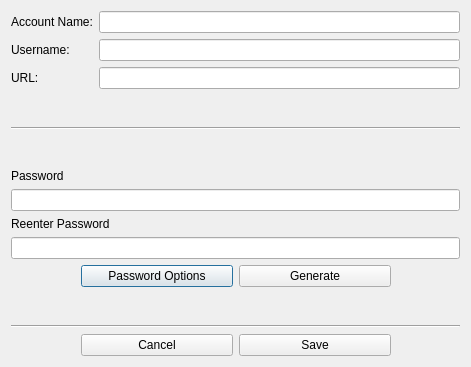
<?xml version="1.0" encoding="UTF-8"?>
<ui version="4.0">
 <class>CreateAccountDialog</class>
 <widget class="QDialog" name="CreateAccountDialog">
  <property name="geometry">
   <rect>
    <x>0</x>
    <y>0</y>
    <width>471</width>
    <height>367</height>
   </rect>
  </property>
  <property name="windowTitle">
   <string>Dialog</string>
  </property>
  <layout class="QVBoxLayout" name="verticalLayout_4">
   <item>
    <layout class="QHBoxLayout" name="horizontalLayout">
     <item>
      <layout class="QVBoxLayout" name="verticalLayout">
       <item>
        <widget class="QLabel" name="accountNameabel">
         <property name="text">
          <string>Account Name:</string>
         </property>
        </widget>
       </item>
       <item>
        <widget class="QLabel" name="label_2">
         <property name="text">
          <string>Username:</string>
         </property>
        </widget>
       </item>
       <item>
        <widget class="QLabel" name="label_3">
         <property name="text">
          <string>URL:</string>
         </property>
        </widget>
       </item>
      </layout>
     </item>
     <item>
      <layout class="QVBoxLayout" name="verticalLayout_2">
       <item>
        <widget class="QLineEdit" name="accountNameLineEdit">
         <property name="alignment">
          <set>Qt::AlignCenter</set>
         </property>
        </widget>
       </item>
       <item>
        <widget class="QLineEdit" name="usernameLineEdit">
         <property name="alignment">
          <set>Qt::AlignCenter</set>
         </property>
        </widget>
       </item>
       <item>
        <widget class="QLineEdit" name="urlLineEdit">
         <property name="alignment">
          <set>Qt::AlignCenter</set>
         </property>
        </widget>
       </item>
      </layout>
     </item>
    </layout>
   </item>
   <item>
    <spacer name="verticalSpacer_2">
     <property name="orientation">
      <enum>Qt::Vertical</enum>
     </property>
     <property name="sizeHint" stdset="0">
      <size>
       <width>20</width>
       <height>0</height>
      </size>
     </property>
    </spacer>
   </item>
   <item>
    <widget class="Line" name="line">
     <property name="orientation">
      <enum>Qt::Horizontal</enum>
     </property>
    </widget>
   </item>
   <item>
    <spacer name="verticalSpacer">
     <property name="orientation">
      <enum>Qt::Vertical</enum>
     </property>
     <property name="sizeHint" stdset="0">
      <size>
       <width>20</width>
       <height>0</height>
      </size>
     </property>
    </spacer>
   </item>
   <item>
    <layout class="QVBoxLayout" name="verticalLayout_3">
     <item>
      <widget class="QLabel" name="label_4">
       <property name="text">
        <string>Password</string>
       </property>
      </widget>
     </item>
     <item>
      <widget class="QLineEdit" name="passwordLineEdit">
       <property name="echoMode">
        <enum>QLineEdit::Password</enum>
       </property>
       <property name="cursorPosition">
        <number>0</number>
       </property>
       <property name="alignment">
        <set>Qt::AlignCenter</set>
       </property>
      </widget>
     </item>
     <item>
      <widget class="QLabel" name="label_5">
       <property name="text">
        <string>Reenter Password</string>
       </property>
      </widget>
     </item>
     <item>
      <widget class="QLineEdit" name="pasword2LineEdit">
       <property name="echoMode">
        <enum>QLineEdit::Password</enum>
       </property>
       <property name="alignment">
        <set>Qt::AlignCenter</set>
       </property>
      </widget>
     </item>
    </layout>
   </item>
   <item>
    <layout class="QHBoxLayout" name="horizontalLayout_2">
     <item>
      <spacer name="horizontalSpacer_2">
       <property name="orientation">
        <enum>Qt::Horizontal</enum>
       </property>
       <property name="sizeHint" stdset="0">
        <size>
         <width>40</width>
         <height>20</height>
        </size>
       </property>
      </spacer>
     </item>
     <item>
      <widget class="QPushButton" name="optionsPushButton">
       <property name="minimumSize">
        <size>
         <width>152</width>
         <height>0</height>
        </size>
       </property>
       <property name="maximumSize">
        <size>
         <width>200</width>
         <height>16777215</height>
        </size>
       </property>
       <property name="text">
        <string>Password Options</string>
       </property>
      </widget>
     </item>
     <item>
      <widget class="QPushButton" name="generatePushButton">
       <property name="minimumSize">
        <size>
         <width>152</width>
         <height>0</height>
        </size>
       </property>
       <property name="maximumSize">
        <size>
         <width>200</width>
         <height>16777215</height>
        </size>
       </property>
       <property name="text">
        <string>Generate</string>
       </property>
      </widget>
     </item>
     <item>
      <spacer name="horizontalSpacer">
       <property name="orientation">
        <enum>Qt::Horizontal</enum>
       </property>
       <property name="sizeHint" stdset="0">
        <size>
         <width>40</width>
         <height>20</height>
        </size>
       </property>
      </spacer>
     </item>
    </layout>
   </item>
   <item>
    <spacer name="verticalSpacer_3">
     <property name="orientation">
      <enum>Qt::Vertical</enum>
     </property>
     <property name="sizeHint" stdset="0">
      <size>
       <width>20</width>
       <height>0</height>
      </size>
     </property>
    </spacer>
   </item>
   <item>
    <widget class="Line" name="line_2">
     <property name="orientation">
      <enum>Qt::Horizontal</enum>
     </property>
    </widget>
   </item>
   <item>
    <layout class="QHBoxLayout" name="horizontalLayout_3">
     <item>
      <spacer name="horizontalSpacer_3">
       <property name="orientation">
        <enum>Qt::Horizontal</enum>
       </property>
       <property name="sizeHint" stdset="0">
        <size>
         <width>40</width>
         <height>20</height>
        </size>
       </property>
      </spacer>
     </item>
     <item>
      <widget class="QPushButton" name="cancelPushButton">
       <property name="minimumSize">
        <size>
         <width>152</width>
         <height>0</height>
        </size>
       </property>
       <property name="maximumSize">
        <size>
         <width>200</width>
         <height>16777215</height>
        </size>
       </property>
       <property name="text">
        <string>Cancel</string>
       </property>
      </widget>
     </item>
     <item>
      <widget class="QPushButton" name="savePushButton">
       <property name="minimumSize">
        <size>
         <width>152</width>
         <height>0</height>
        </size>
       </property>
       <property name="maximumSize">
        <size>
         <width>200</width>
         <height>16777215</height>
        </size>
       </property>
       <property name="text">
        <string>Save</string>
       </property>
      </widget>
     </item>
     <item>
      <spacer name="horizontalSpacer_4">
       <property name="orientation">
        <enum>Qt::Horizontal</enum>
       </property>
       <property name="sizeHint" stdset="0">
        <size>
         <width>40</width>
         <height>20</height>
        </size>
       </property>
      </spacer>
     </item>
    </layout>
   </item>
  </layout>
 </widget>
 <resources/>
 <connections/>
</ui>
